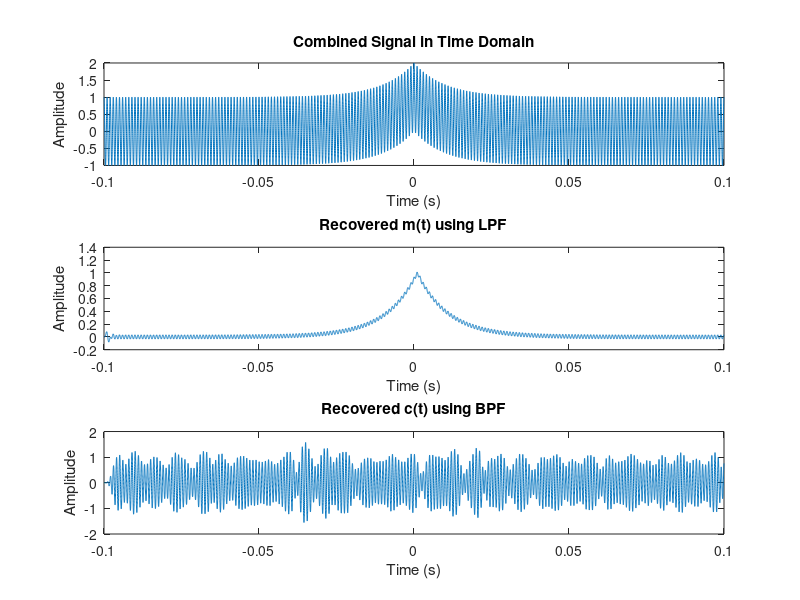
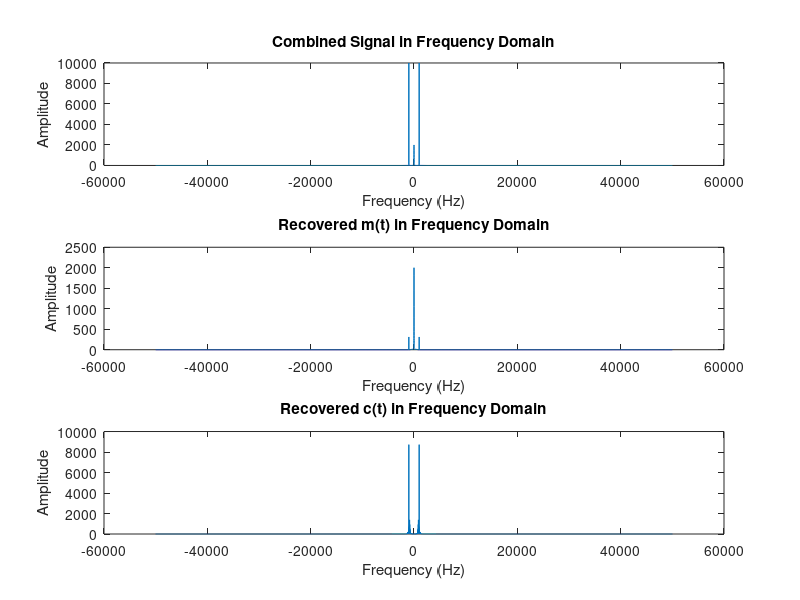

Here is the MATLAB script that generated these plots, in order:
% Define the time interval
ts = 0.00001;             
t = -0.1:ts:0.1;          
m = exp(-100*abs(t));      
c = cos(2*pi*1000*t);      
s = m + c;                

% Design the filters..
fc_lpf = 500;% Low-pass filter cutoff frequency
fc_bpf = [800 1200];% Band-pass filter cutoff frequencies

[a_lpf, b_lpf] = butter(5, 2*fc_lpf*ts, 'low');  % Low-pass filter
[a_bpf, b_bpf] = butter(5, 2*fc_bpf*ts, 'bandpass');  % Band-pass filter

% Apply the filters
m_recovered = filter(a_lpf, b_lpf, s);  % Extract m(t) using LPF
c_recovered = filter(a_bpf, b_bpf, s);  % Extract c(t) using BPF

% Plot the combined signal in time domain
figure;
subplot(3, 1, 1);
plot(t, s);
title('Combined Signal in Time Domain');
xlabel('Time (s)');
ylabel('Amplitude');

% Plot the recovered signals in time domain
subplot(3, 1, 2);
plot(t, m_recovered);
title('Recovered m(t) using LPF');
xlabel('Time (s)');
ylabel('Amplitude');

subplot(3, 1, 3);
plot(t, c_recovered);
title('Recovered c(t) using BPF');
xlabel('Time (s)');
ylabel('Amplitude');

% Compute the Fourier Transforms
S = abs(fftshift(fft(s)));              % FFT of combined signal
M_rec = abs(fftshift(fft(m_recovered))); % FFT of recovered m(t)
C_rec = abs(fftshift(fft(c_recovered))); % FFT of recovered c(t)

% Frequency axis for plotting
f = linspace(-1/(2*ts), 1/(2*ts), length(t));

% Plot the signals in frequency domain
figure;
subplot(3, 1, 1);
plot(f, S);
title('Combined Signal in Frequency Domain');
xlabel('Frequency (Hz)');
ylabel('Amplitude');

subplot(3, 1, 2);
plot(f, M_rec);
title('Recovered m(t) in Frequency Domain');
xlabel('Frequency (Hz)');
ylabel('Amplitude');

subplot(3, 1, 3);
plot(f, C_rec);
title('Recovered c(t) in Frequency Domain');
xlabel('Frequency (Hz)');
ylabel('Amplitude');
